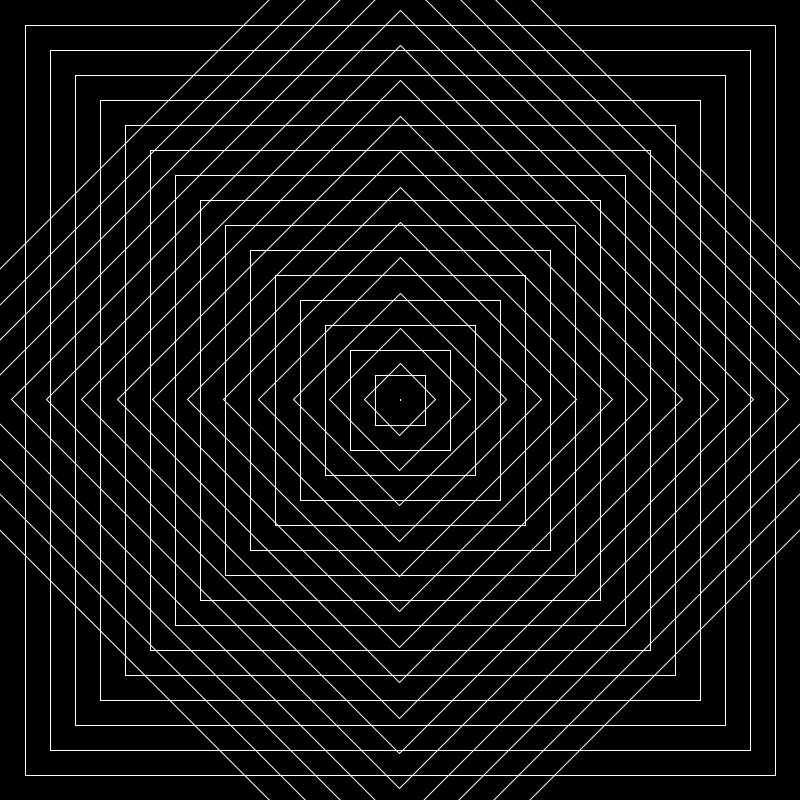
Frame 1 (no input)
Frame 2 (the mouse pressed at the canvas centre, redrawn once): identical to frame 1, image omitted

The Processing sketch that drew this single still picture (run headless with seeded random() and noise(); the mouse was pressed at the canvas centre and the sketch redrawn once):

// Processing sketch: processing_134774
// ── processing_134774.pde

void setup()
{
  size(800,800);
  noLoop();
}

void draw()
{
  background(0);
  noFill();

stroke(255);
 rectMode(CENTER);
 for(int i=0; i<800; i+=50)  //center boxes
 {
    rect(400,400,i,i);
   
 }

pushMatrix();
translate(400,0);//attempt to center axis
rotate(radians(45));//rotate axis
for(int i=0; i<800; i+=50)  //rotated center boxes
 {
    rect(282.25,282.25,i,i);
 }


popMatrix();

/*

 //  stroke(255,0,0);
 for(int i=0; i<800; i+=50)  //center cirlces
 {
  ellipse(400,400,i,i);
 }
 
 
 
 // stroke(255,148,8);

 for(int i=0; i<800; i+=50)  //half edge cirlces
 {

  ellipse(0,0,i,i);
  ellipse(0,400,i,i);
  ellipse(400,0,i,i);
 
  ellipse(800,800,i,i);
  ellipse(0,0,i,i);
  ellipse(0,800,i,i);
  ellipse(800,0,i,i);
 
  ellipse(400,800,i,i);
  ellipse(800,400,i,i);
  }
 
 
  line(0,0,800,800); // lines
  line(800,0,0,800);
  line(400,0,400,800);
  line(0,400,800,400);


//stroke(247,250,111);
 for(int i=0; i<800; i+=50)  //middle side circles
 {

ellipse(200,400,i,i);

ellipse(600,400,i,i);

ellipse(400,200,i,i);

ellipse(400,600,i,i);

 }

*/









}
